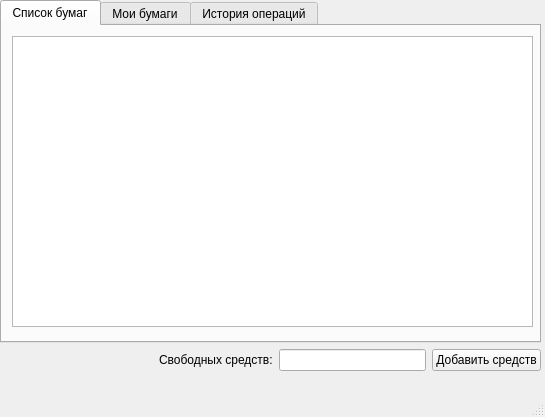
<?xml version="1.0" encoding="UTF-8"?>
<ui version="4.0">
 <class>ClientMainWindow</class>
 <widget class="QMainWindow" name="ClientMainWindow">
  <property name="geometry">
   <rect>
    <x>0</x>
    <y>0</y>
    <width>545</width>
    <height>417</height>
   </rect>
  </property>
  <property name="windowTitle">
   <string>MainWindow</string>
  </property>
  <widget class="QWidget" name="centralwidget">
   <widget class="QWidget" name="gridLayoutWidget">
    <property name="geometry">
     <rect>
      <x>0</x>
      <y>0</y>
      <width>541</width>
      <height>371</height>
     </rect>
    </property>
    <layout class="QGridLayout" name="gridLayout">
     <item row="0" column="0" colspan="5">
      <widget class="QTabWidget" name="tabWidget">
       <property name="currentIndex">
        <number>0</number>
       </property>
       <widget class="QWidget" name="listSecurities">
        <attribute name="title">
         <string>Список бумаг</string>
        </attribute>
        <widget class="QWidget" name="verticalLayoutWidget">
         <property name="geometry">
          <rect>
           <x>10</x>
           <y>10</y>
           <width>521</width>
           <height>291</height>
          </rect>
         </property>
         <layout class="QVBoxLayout" name="verticalLayout">
          <item>
           <widget class="QTableView" name="securitesView"/>
          </item>
         </layout>
        </widget>
       </widget>
       <widget class="QWidget" name="mySecurities">
        <attribute name="title">
         <string>Мои бумаги</string>
        </attribute>
        <widget class="QWidget" name="verticalLayoutWidget_3">
         <property name="geometry">
          <rect>
           <x>10</x>
           <y>10</y>
           <width>521</width>
           <height>291</height>
          </rect>
         </property>
         <layout class="QVBoxLayout" name="verticalLayout_3">
          <item>
           <widget class="QTableView" name="mySecuritesView"/>
          </item>
         </layout>
        </widget>
       </widget>
       <widget class="QWidget" name="historyInvestition">
        <attribute name="title">
         <string>История операций</string>
        </attribute>
        <widget class="QWidget" name="verticalLayoutWidget_2">
         <property name="geometry">
          <rect>
           <x>10</x>
           <y>10</y>
           <width>521</width>
           <height>291</height>
          </rect>
         </property>
         <layout class="QVBoxLayout" name="verticalLayout_2">
          <item>
           <widget class="QTableView" name="historyView"/>
          </item>
         </layout>
        </widget>
       </widget>
      </widget>
     </item>
     <item row="1" column="4">
      <widget class="QPushButton" name="costButton">
       <property name="text">
        <string>Добавить средств</string>
       </property>
      </widget>
     </item>
     <item row="1" column="1">
      <spacer name="horizontalSpacer">
       <property name="orientation">
        <enum>Qt::Horizontal</enum>
       </property>
       <property name="sizeHint" stdset="0">
        <size>
         <width>40</width>
         <height>20</height>
        </size>
       </property>
      </spacer>
     </item>
     <item row="1" column="2">
      <widget class="QLabel" name="label">
       <property name="text">
        <string>Свободных средств:</string>
       </property>
      </widget>
     </item>
     <item row="1" column="3">
      <widget class="QLineEdit" name="costEdit">
       <property name="readOnly">
        <bool>true</bool>
       </property>
      </widget>
     </item>
    </layout>
   </widget>
  </widget>
  <widget class="QMenuBar" name="menubar">
   <property name="geometry">
    <rect>
     <x>0</x>
     <y>0</y>
     <width>545</width>
     <height>20</height>
    </rect>
   </property>
  </widget>
  <widget class="QStatusBar" name="statusbar"/>
 </widget>
 <resources/>
 <connections/>
</ui>
